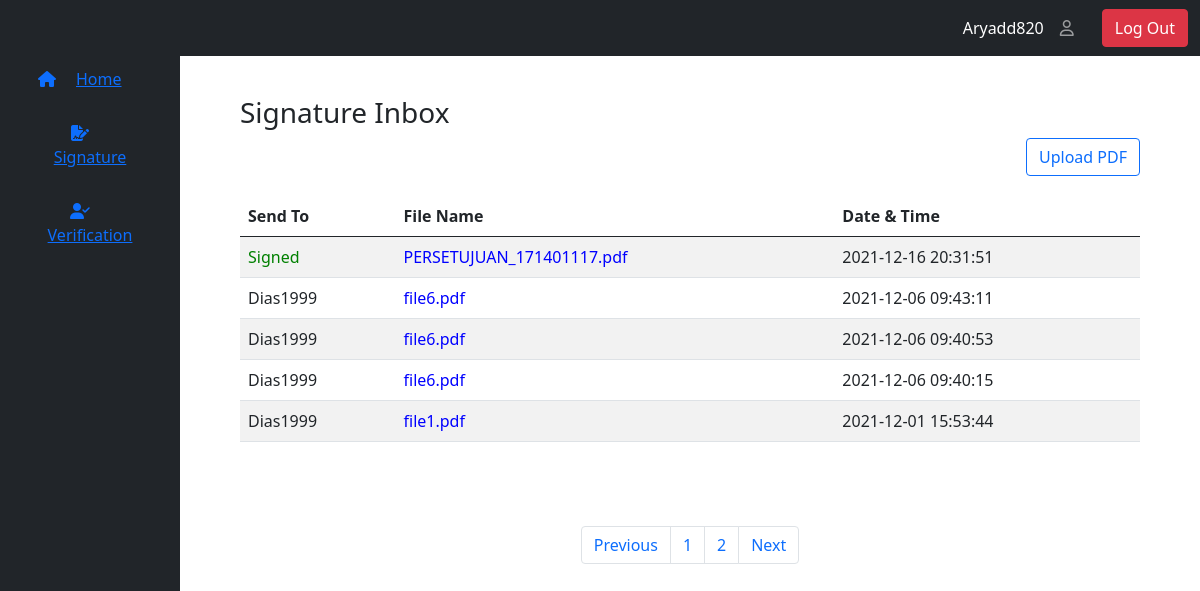
Screenshot of /view/signature.php (signed in) with the database file from the repository.
### tables this page shows
CREATE TABLE `signature` (
  `id` int(11) NOT NULL,
  `prime_p` int(11) NOT NULL,
  `prime_q` int(11) NOT NULL,
  `pubkey_n` int(11) NOT NULL,
  `pubkey_e` int(11) NOT NULL,
  `private_key` int(11) NOT NULL,
  `message_digest` varchar(255) NOT NULL,
  `signv_id` varchar(255) NOT NULL,
  `sign_value` varchar(255) NOT NULL,
  `sign_byID` int(11) NOT NULL,
  `sign_by` varchar(255) NOT NULL,
  `pdf_name` varchar(255) NOT NULL,
  `pdf_newname` varchar(255) NOT NULL,
  `user_received` varchar(255) DEFAULT NULL,
  `date` datetime DEFAULT current_timestamp(),
  `time_k` float NOT NULL,
  `time_s` float NOT NULL,
  `process_time` float NOT NULL
);

### view/signature.php (the view, shortened to what this page needs)
<?php
require_once("../controller/connect.php");
?>
<!DOCTYPE html>
<html lang="en">
<head>
    <link href="https://cdn.jsdelivr.net/npm/bootstrap@5.1.0/dist/css/bootstrap.min.css" rel="stylesheet">
    <link rel="stylesheet" href="../view/css/styles.css">
</head>
<body>
    <section>
    <?php include("../view/partial/bar.php");?>
        <div class="contentmain">
            <div class="mainpage2">
                <h3>Signature Inbox</h3>
            </div>
            <div class="d-flex justify-content-end">
                <button type="button" class="btn btn-outline-primary" data-bs-toggle="modal" data-bs-target="#uploadpdf">Upload PDF</button>
            </div>
            <div class="mainpage2 table-page">
                <table class="table table-striped">
                    <thead>
                        <tr>
                            <th>Send To</th>
                            <th>File Name</th>
                            <th>Date & Time</th>
                        </tr>
                    </thead>
                    <tbody>
                        <?php
                        $id_userlog = $_SESSION['user']['id'];
                        $halaman = (isset($_GET['page'])) ? (int) $_GET['page'] : 1;
                        $batas = 5;
                        $halaman_awal = ($halaman > 1) ? ($halaman * $batas) - $batas : 0;
                        $previous = $halaman - 1;
                        $next = $halaman + 1;
                        $dataQuery = "SELECT * FROM signature WHERE sign_byID = $id_userlog";
                        $dataCount = $connect->query($dataQuery)->rowCount();
                        $dataTotal = ceil($dataCount / $batas);
                        $sql = "SELECT * FROM signature WHERE sign_byID = $id_userlog ORDER BY date DESC LIMIT $halaman_awal,$batas";
                        $query = $connect->query($sql);
                        $datas = $query->fetchAll(PDO::FETCH_ASSOC);
                        foreach ($datas as $data) { ?>
                            <tr>
                                <?php
                                if (!$data['user_received']) { ?>
                                    <td style="color: green;">Signed</td>
                                <?php } else { ?>
                                    <td><?php echo $data['user_received']; ?></td>
                                <?php } ?>
                                <td><a style="color: blue;" href="../view/sign-dt.php?info=<?php echo $data['id'] ?>"><?php echo $data['pdf_name'] ?></a></td>
                                <td><?php echo $data['date'] ?></td>
                            </tr>
                        <?php    }
                        ?>
                    </tbody>
                </table>
            </div>
            <nav aria-label="Page navigation">
                    <ul class="pagination justify-content-center">
                        <li class="page-item">
                            <a class="page-link" href="../view/signature.php?page=<?php if($halaman > 1){ echo $previous; }?>">Previous</a>
                        </li>
                        <?php
                        for ($i=1; $i <= $dataTotal; $i++) { ?>
                            <li class="page-item"><a class="page-link" href="../view/signature.php?page=<?php echo $i; ?>"><?php echo $i; ?></a></li>
                        <?php }
                        ?>
                        <li class="page-item">
                            <a class="page-link" href="../view/signature.php?page=<?php if($halaman < $dataCount){echo $next;}?>">Next</a>
                        </li>
                    </ul>
                </nav>
        </div>
    </section>
</body>
</html>

### view/partial/bar.php (shortened to what this page needs)
<nav class="navbar navbar-expand-lg navbar-dark bg-dark">
    <div class="container-fluid">
        <ul class="navbar-nav ms-auto username">
            <li class="nav-item">
                <a class="nav-link active" aria-current="page" href="#"><?php echo $_SESSION['user']['username'] ?></a>
            </li>
            <li class="nav-item">
                <a class="nav-link" href="#"><i class="far fa-user"></i></a>
            </li>
        </ul>
        <a class="btn btn-danger" href="../controller/logout.php">Log Out</a>
    </div>
</nav>
<div class="sidebar">
    <a href="../view/mainpage.php">
        <div class="sidebar-content">
            <button class="btn btn-link">
                <p><i class="fas fa-home"></i>Home</p>
            </button>
        </div>
    </a>
    <a href="../view/signature.php">
        <div class="sidebar-content">
            <button class="btn btn-link">
                <p><i class="fas fa-file-signature"></i>Signature</p>
            </button>
        </div>
    </a>
    <a href="../view/verification.php">
        <div class="sidebar-content">
            <button class="btn btn-link">
                <p><i class="fas fa-user-check"></i>Verification</p>
            </button>
        </div>
    </a>
</div>

### view/css/styles.css (style rules this page uses)
* { padding: 0; margin: 0; box-sizing: border-box; }
.username { padding-right: 20px; }
.sidebar { position: absolute; top: 0; left: 0; background-color: rgb(33, 37, 41); opacity: 1; width: 15%; height: 100%; padding-top: 5%; }
.sidebar .sidebar-content { position: static; display: flex; color: #fff; align-items:center; justify-content:space-between; padding: 0 25px; }
.sidebar .sidebar-content .btn { text-decoration: none; }
.sidebar .sidebar-content .btn p i { padding-right: 20px; }
.contentmain { position: absolute; top: auto; right: auto; margin-left: 20%; padding-top: 20px; width: 75%; }
.contentmain .mainpage2 { padding-top: 20px; width: 100%; }
.contentmain .mainpage2.table-page { height: 350px; }
.contentmain .mainpage2 a { text-decoration: none; color: #111; }

### rows the page displays
signature: user_received "Signed", pdf_name "PERSETUJUAN_171401117.pdf", date "2021-12-16 20:31:51"
signature: user_received "Dias1999", pdf_name "file6.pdf", date "2021-12-06 09:43:11"
signature: user_received "Dias1999", pdf_name "file6.pdf", date "2021-12-06 09:40:53"
signature: user_received "Dias1999", pdf_name "file6.pdf", date "2021-12-06 09:40:15"
signature: user_received "Dias1999", pdf_name "file1.pdf", date "2021-12-01 15:53:44"

### other values shown
$_SESSION['user']['username'] "Aryadd820"
